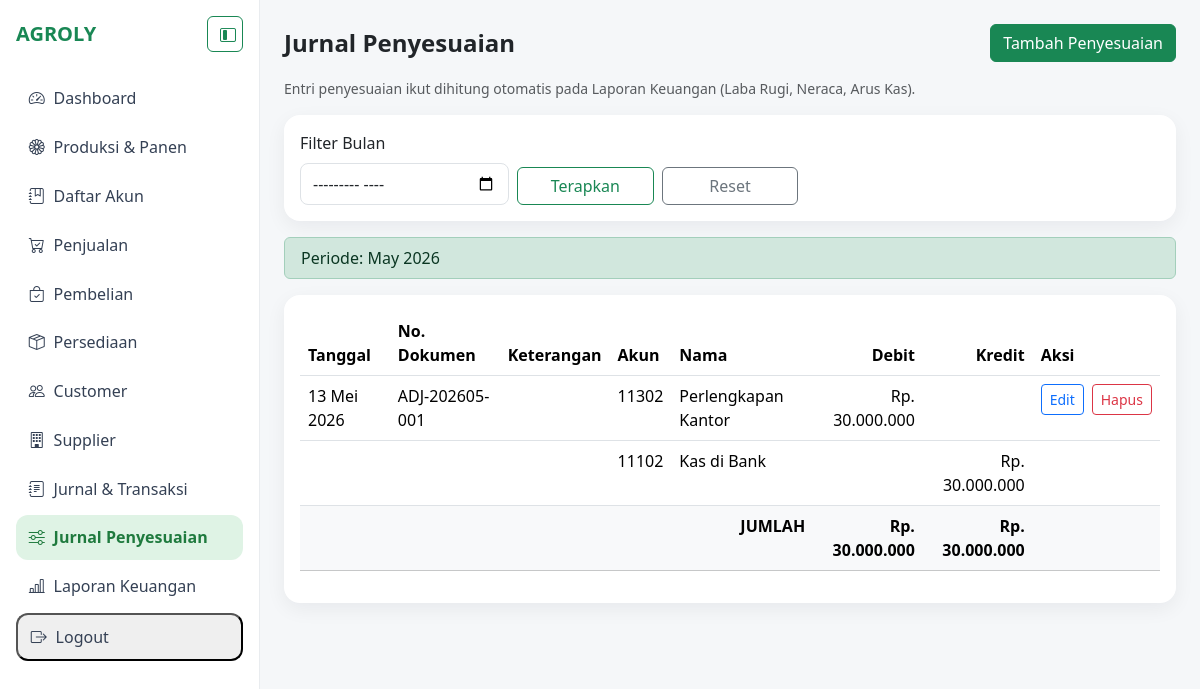
Page /akuntansi/jurnal-penyesuaian/ (signed in) on the committed database.
### agroly/akuntansi/models.py (models this page shows, shortened)
class JurnalHeader(models.Model):
    tanggal = models.DateField()
    nomor_bukti = models.CharField(max_length=50, unique=True, blank=True, null=True)
    keterangan = models.CharField(max_length=255, blank=True)
    sumber_transaksi = models.CharField(max_length=50, default="manual")
    class Meta:
        db_table = "jurnal_header"
        ordering = ["-tanggal", "-id"]

class Akun(models.Model):
    KATEGORI_AKUN = (
        ("aset", "Aset"),
        ("kewajiban", "Kewajiban"),
        ("ekuitas", "Ekuitas"),
        ("pendapatan", "Pendapatan"),
        ("hpp", "HPP"),
        ("beban_operasional", "Beban Operasional"),
        ("pendapatan_lain", "Pendapatan Lain-lain"),
        ("beban_lain", "Beban Lain-lain"),
    )
    kode_akun = models.CharField(max_length=10, unique=True)
    nama_akun = models.CharField(max_length=150)
    kategori_akun = models.CharField(max_length=30, choices=KATEGORI_AKUN)
    aktif = models.BooleanField(default=True)
    class Meta:
        db_table = "akun"
        ordering = ["kode_akun"]

class JurnalDetail(models.Model):
    jurnal_header = models.ForeignKey(
        JurnalHeader, related_name="detail_jurnal", on_delete=models.CASCADE
    )
    akun = models.ForeignKey(Akun, on_delete=models.PROTECT)
    debit = models.DecimalField(max_digits=18, decimal_places=2, default=0)
    kredit = models.DecimalField(max_digits=18, decimal_places=2, default=0)
    class Meta:
        db_table = "jurnal_detail"

### agroly/akuntansi/views.py (the view)
# urls.py: path("jurnal-penyesuaian/", JurnalPenyesuaianListView.as_view(), name="daftar_penyesuaian"),
class JurnalPenyesuaianListView(LoginRequiredMixin, ListView):
    model = JurnalHeader
    template_name = "akuntansi/penyesuaian_list.html"
    context_object_name = "daftar_penyesuaian"
    def get_queryset(self):
        queryset = (
            JurnalHeader.objects.filter(sumber_transaksi=SUMBER_PENYESUAIAN)
            .prefetch_related("detail_jurnal__akun")
            .order_by("tanggal", "nomor_bukti", "id")
        )
        bulan = self.request.GET.get("bulan")
        if bulan:
            try:
                parsed = datetime.strptime(bulan, "%Y-%m")
                queryset = queryset.filter(tanggal__year=parsed.year, tanggal__month=parsed.month)
            except ValueError:
                messages.error(self.request, "Format bulan tidak valid. Gunakan YYYY-MM.")
        return queryset
    def get_context_data(self, **kwargs):
        context = super().get_context_data(**kwargs)
        context["bulan_aktif"] = self.request.GET.get("bulan", "")
        baris, total_debit, total_kredit = _bangun_baris_penyesuaian_list(context["daftar_penyesuaian"])
        context["baris_jurnal"] = baris
        context["total_debit"] = total_debit
        context["total_kredit"] = total_kredit
        pertama = context["daftar_penyesuaian"].first()
        context["periode_label"] = pertama.tanggal.strftime("%B %Y") if pertama else ""
        return context

### agroly/akuntansi/templatetags/akuntansi_filters.py (called while the page is built)
@register.filter
def format_rp_kosong(nilai):
    amount = Decimal(nilai or 0)
    if amount == 0:
        return ""
    return format_rupiah(amount)

### agroly/utils/format_rupiah.py (called while the page is built)
def format_rupiah(nilai) -> str:
    amount = Decimal(nilai or 0).quantize(Decimal("1"), rounding=ROUND_HALF_UP)
    sign = "-" if amount < 0 else ""
    amount = abs(amount)
    integer_text = f"{int(amount):,}".replace(",", ".")
    return f"{sign}Rp. {integer_text}"

### templates/akuntansi/penyesuaian_list.html (shortened to what this page needs)
{% extends "base.html" %}
{% load akuntansi_filters %}
{% block content %}
<div class="d-flex justify-content-between align-items-center mb-3">
  <h4 class="fw-bold mb-0">Jurnal Penyesuaian</h4>
  <a href="{% url 'akuntansi:tambah_penyesuaian' %}" class="btn btn-success">Tambah Penyesuaian</a>
</div>
<p class="text-muted small mb-3">
  Entri penyesuaian ikut dihitung otomatis pada Laporan Keuangan (Laba Rugi, Neraca, Arus Kas).
</p>
<div class="card kartu p-3 mb-3">
  <form method="get" class="row g-2 align-items-end">
    <div class="col-md-3">
      <label class="form-label">Filter Bulan</label>
      <input type="month" name="bulan" value="{{ bulan_aktif }}" class="form-control">
    </div>
    <div class="col-md-2">
      <button class="btn btn-outline-success w-100">Terapkan</button>
    </div>
    <div class="col-md-2">
      <a href="{% url 'akuntansi:daftar_penyesuaian' %}" class="btn btn-outline-secondary w-100">Reset</a>
    </div>
  </form>
</div>
{% if bulan_aktif %}
  <div class="alert alert-success py-2">Periode: {{ bulan_aktif }}</div>
{% elif periode_label %}
  <div class="alert alert-success py-2">Periode: {{ periode_label }}</div>
{% endif %}
<div class="card kartu p-3">
  <table class="table table-hover">
    <thead>
      <tr>
        <th>Tanggal</th>
        <th>No. Dokumen</th>
        <th>Keterangan</th>
        <th>Akun</th>
        <th>Nama</th>
        <th class="text-end">Debit</th>
        <th class="text-end">Kredit</th>
        <th>Aksi</th>
      </tr>
    </thead>
    <tbody>
      {% for item in baris_jurnal %}
        <tr>
          <td>{% if item.tanggal %}{{ item.tanggal|date:"d M Y" }}{% endif %}</td>
          <td>{{ item.nomor_bukti|default:"" }}</td>
          <td>{{ item.keterangan }}</td>
          <td>{{ item.kode_akun }}</td>
          <td>{{ item.nama_akun }}</td>
          <td class="text-end">{{ item.debit|format_rp_kosong }}</td>
          <td class="text-end">{{ item.kredit|format_rp_kosong }}</td>
          <td>
            {% if item.header_id %}
              <div class="d-flex gap-2">
                <a href="{% url 'akuntansi:edit_penyesuaian' item.header_id %}" class="btn btn-sm btn-outline-primary">Edit</a>
                <form method="post" action="{% url 'akuntansi:hapus_penyesuaian' item.header_id %}" onsubmit="return confirm('Hapus jurnal penyesuaian ini?');">
                  <button class="btn btn-sm btn-outline-danger">Hapus</button>
                </form>
              </div>
            {% endif %}
          </td>
        </tr>
      {% empty %}
        <tr><td colspan="8" class="text-center text-muted py-3">Belum ada jurnal penyesuaian.</td></tr>
      {% endfor %}
      <tr class="table-light fw-bold">
        <td colspan="5" class="text-end">JUMLAH</td>
        <td class="text-end">{{ total_debit|format_rp_kosong }}</td>
        <td class="text-end">{{ total_kredit|format_rp_kosong }}</td>
        <td></td>
      </tr>
    </tbody>
  </table>
</div>
{% endblock %}

### templates/base.html (style rules this page uses)
body { background:#f5f7f9; }
.kartu { border:0; border-radius:1rem; box-shadow:0 6px 20px rgba(16,24,40,.06); transition:all .3s ease; }
.kartu input:not([type="checkbox"]):not([type="radio"]), .kartu select, .kartu textarea { width:100%; border:1px solid #dee2e6; border-radius:.5rem; padding:.5rem .75rem; }

### rows in the picture
JurnalHeader: tanggal "13 Mei 2026", nomor_bukti "ADJ-202605-001"
Akun: kode_akun "11302", nama_akun "Perlengkapan Kantor"
JurnalDetail: debit "Rp. 30.000.000"
Akun: kode_akun "11102", nama_akun "Kas di Bank"
JurnalDetail: kredit "Rp. 30.000.000"

### other values in the picture
{{ periode_label }} "May 2026"
{{ total_debit|format_rp_kosong }} "Rp. 30.000.000"
{{ total_kredit|format_rp_kosong }} "Rp. 30.000.000"
